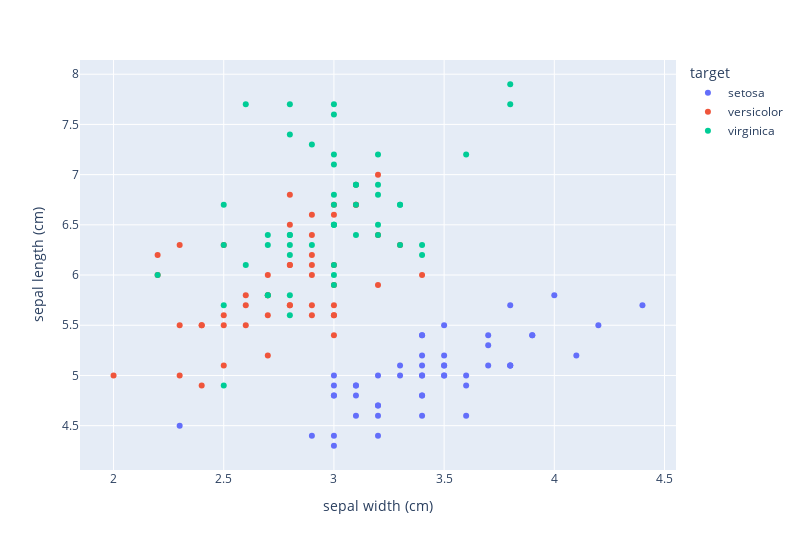

Notebook cell for this chart:
### Code cell
import plotly.express as px
fig = px.scatter(df, x = "sepal width (cm)", y = "sepal length (cm)", color = "target", width = 800, height = 550)
fig.show()

### Figure 1 — Plotly figure (JSON) as saved in the notebook; plotly's stock layout.template omitted (floating-point values rounded to 4 significant figures)
{"data": [{"hovertemplate": "target=setosa<br>sepal width (cm)=%{x}<br>sepal length (cm)=%{y}<extra></extra>", "legendgroup": "setosa", "marker": {"color": "#636efa", "symbol": "circle"}, "mode": "markers", "name": "setosa", "orientation": "v", "showlegend": true, "type": "scatter", "visible": true, "x": [3.5, 3, 3.2, 3.1, 3.6, 3.9, 3.4, 3.4, 2.9, 3.1, 3.7, 3.4, 3, 3, 4, 4.4, 3.9, 3.5, 3.8, 3.8, 3.4, 3.7, 3.6, 3.3, 3.4, 3, 3.4, 3.5, 3.4, 3.2, 3.1, 3.4, 4.1, 4.2, 3.1, 3.2, 3.5, 3.6, 3, 3.4, 3.5, 2.3, 3.2, 3.5, 3.8, 3, 3.8, 3.2, 3.7, 3.3], "xaxis": "x", "y": [5.1, 4.9, 4.7, 4.6, 5, 5.4, 4.6, 5, 4.4, 4.9, 5.4, 4.8, 4.8, 4.3, 5.8, 5.7, 5.4, 5.1, 5.7, 5.1, 5.4, 5.1, 4.6, 5.1, 4.8, 5, 5, 5.2, 5.2, 4.7, 4.8, 5.4, 5.2, 5.5, 4.9, 5, 5.5, 4.9, 4.4, 5.1, 5, 4.5, 4.4, 5, 5.1, 4.8, 5.1, 4.6, 5.3, 5], "yaxis": "y"}, {"hovertemplate": "target=versicolor<br>sepal width (cm)=%{x}<br>sepal length (cm)=%{y}<extra></extra>", "legendgroup": "versicolor", "marker": {"color": "#EF553B", "symbol": "circle"}, "mode": "markers", "name": "versicolor", "orientation": "v", "showlegend": true, "type": "scatter", "visible": true, "x": [3.2, 3.2, 3.1, 2.3, 2.8, 2.8, 3.3, 2.4, 2.9, 2.7, 2, 3, 2.2, 2.9, 2.9, 3.1, 3, 2.7, 2.2, 2.5, 3.2, 2.8, 2.5, 2.8, 2.9, 3, 2.8, 3, 2.9, 2.6, 2.4, 2.4, 2.7, 2.7, 3, 3.4, 3.1, 2.3, 3, 2.5, 2.6, 3, 2.6, 2.3, 2.7, 3, 2.9, 2.9, 2.5, 2.8], "xaxis": "x", "y": [7, 6.4, 6.9, 5.5, 6.5, 5.7, 6.3, 4.9, 6.6, 5.2, 5, 5.9, 6, 6.1, 5.6, 6.7, 5.6, 5.8, 6.2, 5.6, 5.9, 6.1, 6.3, 6.1, 6.4, 6.6, 6.8, 6.7, 6, 5.7, 5.5, 5.5, 5.8, 6, 5.4, 6, 6.7, 6.3, 5.6, 5.5, 5.5, 6.1, 5.8, 5, 5.6, 5.7, 5.7, 6.2, 5.1, 5.7], "yaxis": "y"}, {"hovertemplate": "target=virginica<br>sepal width (cm)=%{x}<br>sepal length (cm)=%{y}<extra></extra>", "legendgroup": "virginica", "marker": {"color": "#00cc96", "symbol": "circle"}, "mode": "markers", "name": "virginica", "orientation": "v", "showlegend": true, "type": "scatter", "visible": true, "x": [3.3, 2.7, 3, 2.9, 3, 3, 2.5, 2.9, 2.5, 3.6, 3.2, 2.7, 3, 2.5, 2.8, 3.2, 3, 3.8, 2.6, 2.2, 3.2, 2.8, 2.8, 2.7, 3.3, 3.2, 2.8, 3, 2.8, 3, 2.8, 3.8, 2.8, 2.8, 2.6, 3, 3.4, 3.1, 3, 3.1, 3.1, 3.1, 2.7, 3.2, 3.3, 3, 2.5, 3, 3.4, 3], "xaxis": "x", "y": [6.3, 5.8, 7.1, 6.3, 6.5, 7.6, 4.9, 7.3, 6.7, 7.2, 6.5, 6.4, 6.8, 5.7, 5.8, 6.4, 6.5, 7.7, 7.7, 6, 6.9, 5.6, 7.7, 6.3, 6.7, 7.2, 6.2, 6.1, 6.4, 7.2, 7.4, 7.9, 6.4, 6.3, 6.1, 7.7, 6.3, 6.4, 6, 6.9, 6.7, 6.9, 5.8, 6.8, 6.7, 6.7, 6.3, 6.5, 6.2, 5.9], "yaxis": "y"}], "layout": {"height": 550, "legend": {"title": {"text": "target"}, "tracegroupgap": 0}, "margin": {"t": 60}, "width": 800, "xaxis": {"anchor": "y", "autorange": true, "domain": [0, 1], "range": [1.848, 4.552], "title": {"text": "sepal width (cm)"}, "type": "linear"}, "yaxis": {"anchor": "x", "autorange": true, "domain": [0, 1], "range": [4.059, 8.141], "title": {"text": "sepal length (cm)"}, "type": "linear"}}}
